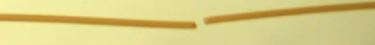
#> input picture CV_Algoritms/Test_broken.JPG, 375 x 45 px, given in place of the camera
$ python Color_Detector.py   (older library calls are emulated)
#> lines starting #> are read from the running program, lines starting #| are printed output that depends on the picture; after the words box and inside, x2 and y2 are one past the last pixel; in counts of white or black regions, pixels touching at a corner belong together
import cv2
import numpy as np

cap = cv2.VideoCapture(0)
while True:
    _, img = cap.read()
#> img is the input picture: shape (45, 375, 3); mean B, G, R 132.8, 204.8, 216.3

    hsv = cv2.cvtColor(img,cv2.COLOR_BGR2HSV)
#> hsv: shape (45, 375, 3); mean H, S, V 26.4, 101, 216.4

    yellow_lower = np.array([22,60,200],np.uint8)
    yellow_upper = np.array([60,255,255],np.uint8)

    yellow = cv2.inRange(hsv, yellow_lower, yellow_upper)
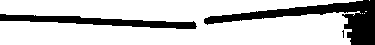
#> yellow: shape (45, 375); 78.7% white; 3 black regions (1 under 20 px), largest, box (x1, y1, x2, y2) and area: (204, 0, 375, 45) 2308, (0, 14, 197, 29) 1280

    kernal = np.ones((5 ,5), "uint8")
    blue=cv2.dilate(yellow, kernal)
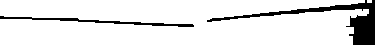
#> blue: shape (45, 375); 89.2% white; 2 black regions
    res=cv2.bitwise_and(img, img, mask = yellow)
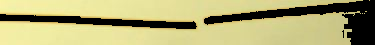
#> res: shape (45, 375, 3); mean B, G, R 116.5, 172.1, 177.2

    (_,contours,hierarchy)=cv2.findContours(yellow,cv2.RETR_TREE,cv2.CHAIN_APPROX_SIMPLE)
#> contours = 6 contours, 5 with area under 20; largest, box (x1, y1, x2, y2) and area: (0, 0, 363, 45) 12512
    for pic, contour in enumerate(contours):
        area = cv2.contourArea(contour)
        if (area>300):
            x,y,w,h = cv2.boundingRect(contour)
            img = cv2.rectangle(img,(x,y),(x+w,y+h),(255,0,0),3)
#> this loop made 6 passes
#> (area, x, y, w, h) on pass 5: (12512.5, 0, 0, 363, 45)
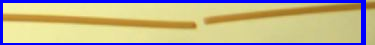
#> img: shape (45, 375, 3); 12.74% of pixels changed, all inside (x1, y1, x2, y2) = (0, 0, 366, 45)

    img = cv2.flip(img,1)
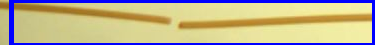
#> img: shape (45, 375, 3); mean B, G, R 146.6, 177.3, 188
    cv2.imshow("Yellow",res)
    cv2.imshow("Color Tracking",img)

    if cv2.waitKey(10) & 0xFF == 27:
#> (key Esc is pressed here)
        cap.release()
        cv2.destroyAllWindows()
        break

$ run again, on CV_Algoritms/Test_correct.JPG
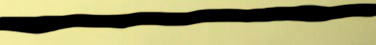
#> input picture CV_Algoritms/Test_correct.JPG, 376 x 45 px, given in place of the camera
#> img is the input picture: shape (45, 376, 3); mean B, G, R 102.5, 149.7, 153.7
#> hsv: shape (45, 376, 3); mean H, S, V 30.6, 94.7, 154
#> `yellow = cv2.inRange(hsv, yellow_lower, yellow_upper)`:
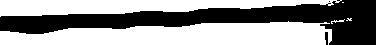
#> yellow: shape (45, 376); 57.7% white; 3 black regions (1 under 20 px), largest, box (x1, y1, x2, y2) and area: (0, 0, 376, 45) 7124, (325, 32, 328, 45) 34
#> blue: shape (45, 376); 67.9% white; 1 black region
#> contours = 7 contours, 5 with area under 20; largest, box (x1, y1, x2, y2) and area: (0, 21, 332, 45) 5718, (0, 0, 342, 17) 3286
#> the loop `for pic, contour in enumerate(contours):` made 7 passes
#> (area, x, y, w, h) on passes 1, 5: (5718.5, 0, 21, 332, 24), (3285.5, 0, 0, 342, 17)
#> `img = cv2.flip(img,1)`:
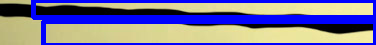
#> img: shape (45, 376, 3); mean B, G, R 157.6, 119.8, 123.1
